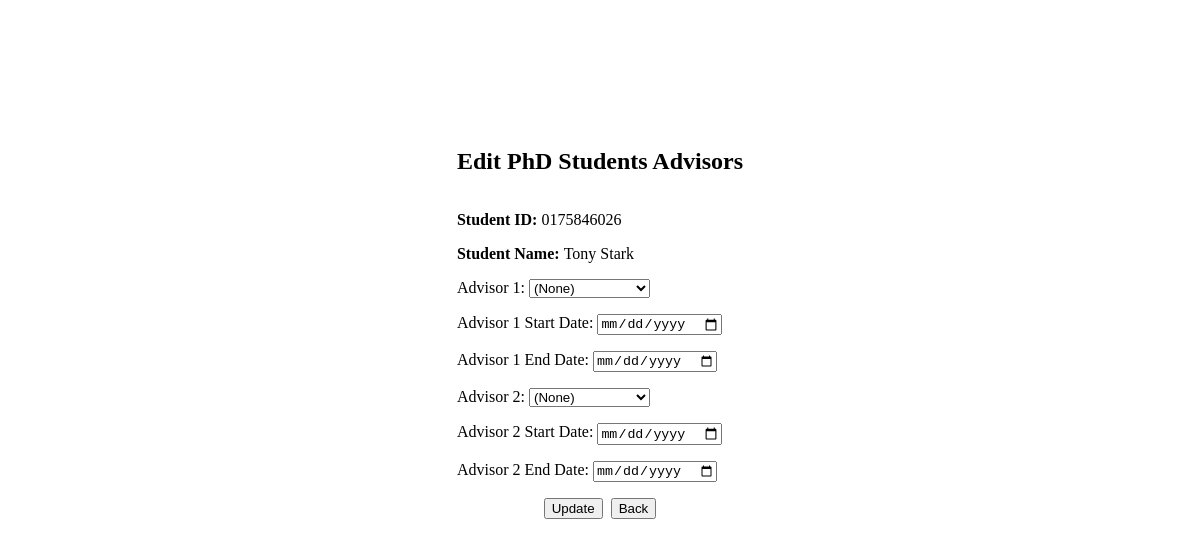
The page /src/edit_advisor.php?student_id=0175846026 on the database as committed earlier.
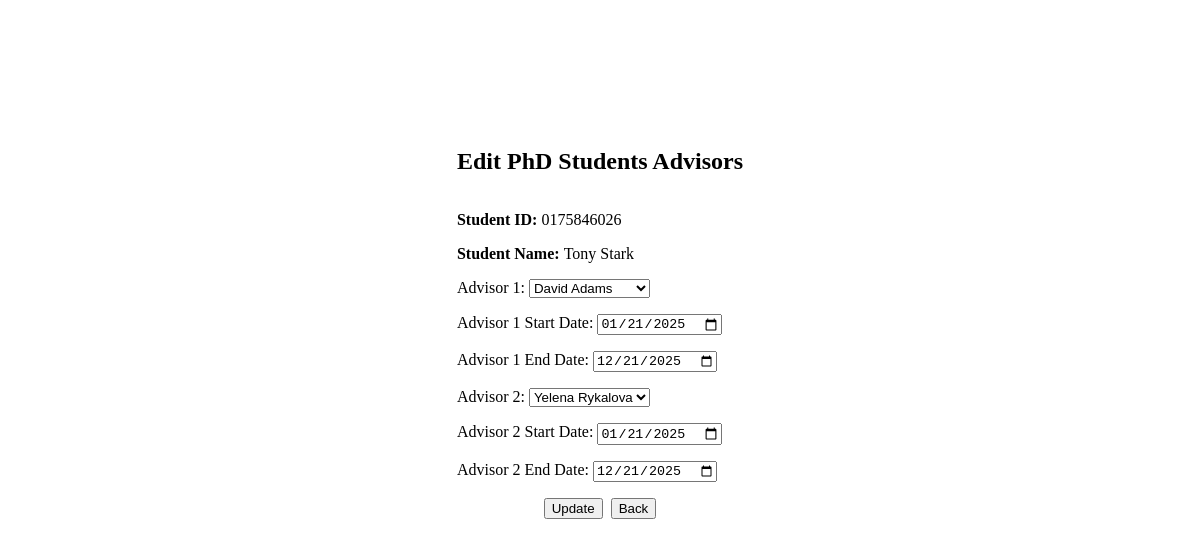
The same page on the database as committed later.
### tables this page shows
create table advise (
    instructor_id varchar(8),
    student_id varchar(10),
    start_date date not null,
    end_date date,
    primary key (instructor_id, student_id),
    foreign key (instructor_id) references instructor (instructor_id) on delete cascade,
    foreign key (student_id) references PhD (student_id) on delete cascade
);

### src/common/pdo.php (called while the page is built)
<?php
function pdo_connect(): PDO
{
    $config = require __DIR__ . '/config.php';
    $database_config = $config['database'];
    $host = $database_config['host'];
    $dbname = $database_config['dbname'];
    $username = $database_config['username'];
    $password = $database_config['password'];
    return new PDO(
        "mysql:host=$host;dbname=$dbname;charset=utf8mb4",
        $username,
        $password,
        [
            PDO::ATTR_ERRMODE => PDO::ERRMODE_EXCEPTION,
            PDO::ATTR_DEFAULT_FETCH_MODE => PDO::FETCH_ASSOC,
            PDO::ATTR_EMULATE_PREPARES => false
        ]
    );
}
function pdo_instance(bool $original = false): PDO|null
{
    static $pdo;
    if ($original) {
        return $pdo;
    }
    if (!$pdo) {
        $pdo = pdo_connect();
    }
    return $pdo;
}
function bind_params(PDOStatement $stmt, array $params): PDOStatement
{
    foreach ($params as $key => $value) {
        $stmt->bindValue(':' . $key, $value);
    }
    return $stmt;
}
function execute(PDOStatement $stmt, array $params = []): bool
{
    if ($params !== []) {
        bind_params($stmt, $params);
    }
    return $stmt->execute();
}

### src/service/student.php (called while the page is built, shortened)
<?php
function get_advisors(string $student_id): array
{
    $stmt = pdo_instance()->prepare(
        "
            SELECT * FROM advise
            JOIN instructor ON advise.instructor_id = instructor.instructor_id
            WHERE student_id = :student_id
        "
    );
    execute($stmt, ['student_id' => $student_id]);
    return $stmt->fetchAll();
}

### src/service/instructor.php (called while the page is built, shortened)
<?php
function get_all_instructors(): array
{
    $stmt = pdo_instance()->prepare(
        "
            SELECT * FROM instructor
        "
    );
    execute($stmt);
    return $stmt->fetchAll();
}

### src/edit_advisor.php (the view, shortened to what the changed rows need)
<?php
$student_id = $_GET['student_id'];
$instructors = get_all_instructors();
$advisors = get_advisors($student_id);
$advisor1_instructor_id = $advisors[0]['instructor_id'] ?? "";
$advisor1_start_date = $advisors[0]['start_date'] ?? "";
$advisor1_end_date = $advisors[0]['end_date'] ?? "";
$advisor2_instructor_id = $advisors[1]['instructor_id'] ?? "";
$advisor2_start_date = $advisors[1]['start_date'] ?? "";
$advisor2_end_date = $advisors[1]['end_date'] ?? "";
?>
<html lang="en">
<head>
</head>
<body style="height: 100%;">
<div style="display: flex; justify-content: center; margin-top: 16vh;">
  <div style="display: flex; flex-direction: column; gap: 1rem;">
    <h2>Edit PhD Students Advisors</h2>
    <form
      style="display: flex; flex-direction: column; gap: 1rem;"
      action="<?= Page::EDIT_ADVISOR ?>" method="POST"
    >
      <label>
        Advisor 1:
        <select name="advisor1_instructor_id">
          <option value="">(None)</option>
            <?php foreach ($instructors as $instructor): ?>
              <option value="<?= $instructor['instructor_id'] ?>"
                  <?= $advisor1_instructor_id == $instructor['instructor_id'] ? 'selected' : '' ?>
              >
                  <?= $instructor['instructor_name'] ?>
              </option>
            <?php endforeach; ?>
        </select>
      </label>
      <label>
        Advisor 1 Start Date:
        <input type="date" name="advisor1_start_date"
               value="<?= $advisor1_start_date ?>">
      </label>
      <label>
        Advisor 1 End Date:
        <input type="date" name="advisor1_end_date"
               value="<?= $advisor1_end_date ?>">
      </label>
      <label>
        Advisor 2:
        <select name="advisor2_instructor_id">
          <option value="">(None)</option>
            <?php foreach ($instructors as $instructor): ?>
              <option value="<?= $instructor['instructor_id'] ?>"
                  <?= $advisor2_instructor_id == $instructor['instructor_id'] ? 'selected' : '' ?>
              >
                  <?= $instructor['instructor_name'] ?>
              </option>
            <?php endforeach; ?>
        </select>
      </label>
      <label>
        Advisor 2 Start Date:
        <input type="date" name="advisor2_start_date"
               value="<?= $advisor2_start_date ?>">
      </label>
      <label>
        Advisor 2 End Date:
        <input type="date" name="advisor2_end_date"
               value="<?= $advisor2_end_date ?>">
      </label>
    </form>
  </div>
</div>
</body>
</html>

Rows that differ between the two databases and show on the page:
added advise: advisor1_start_date "01/21/2025", advisor1_end_date "12/21/2025"
added advise: advisor2_start_date "01/21/2025", advisor2_end_date "12/21/2025"
Other text that changed with them:
form field advisor1_instructor_id: "(None)" → "David Adams"
form field advisor2_instructor_id: "(None)" → "Yelena Rykalova"
